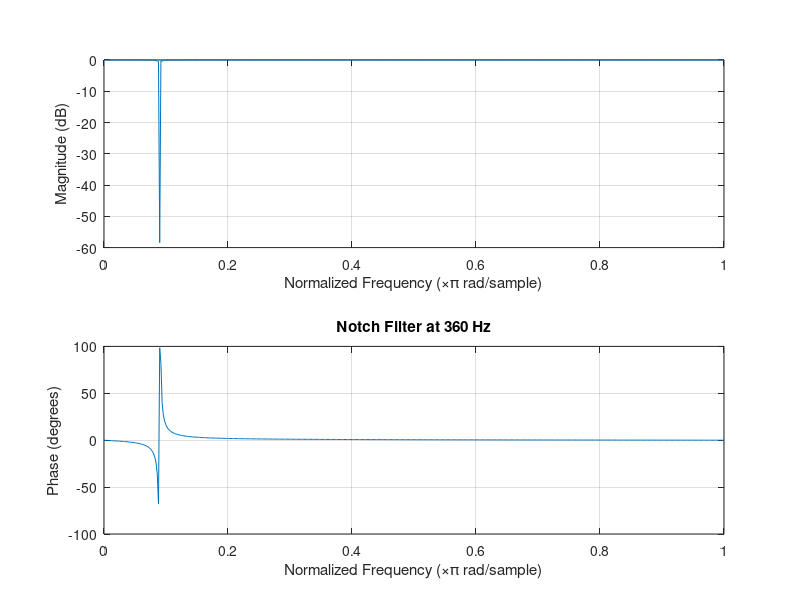
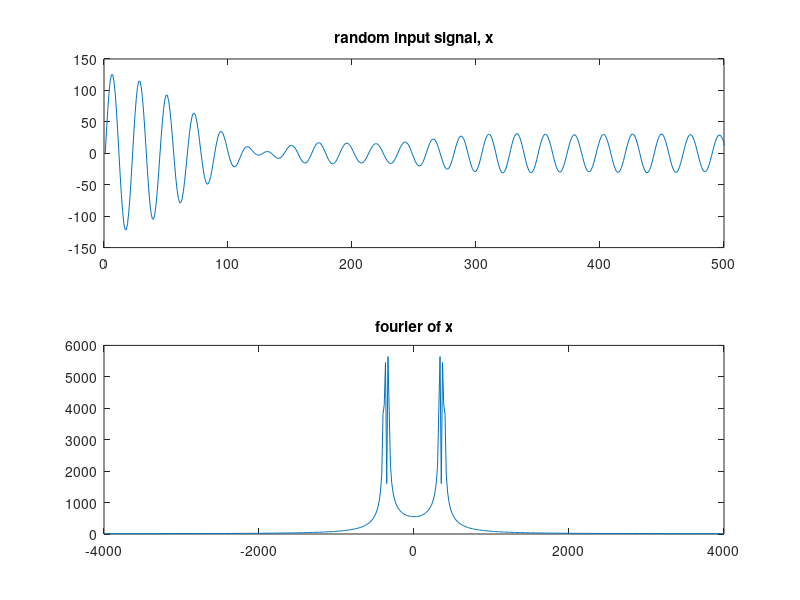
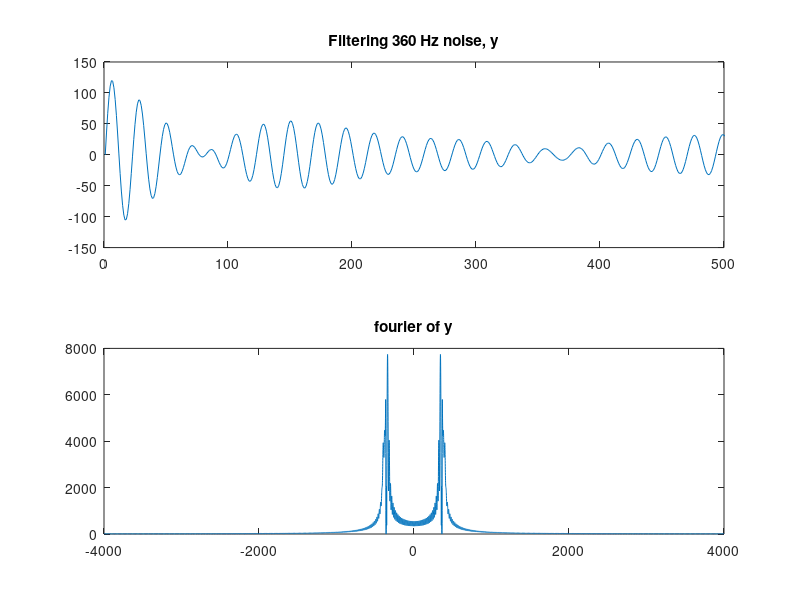

These charts were generated, in order, by the following MATLAB code:
clc;
clear;
%% filter design
Fs=8000;
Ap=0.5;
ws=[355 365]/4000;
[bn,an]=cheby1(3,Ap,ws,'stop');
freqz(bn,an);
title('Notch Filter at 360 Hz')
figure;

%% input signal say from 320 Hz to 400 Hz
for i=1:50
    freq(i)=320+80.*rand;
end

n=0:500;
xn=0;

for i=1:50
    xn=xn+(5*sin(2*pi*freq(i).*n/Fs).*rand);
end

Xs=fftshift(fft(xn));

subplot(2,1,1);
plot(xn)
xlim([0 500]);
title('random input signal, x');
subplot(2,1,2);
plot(linspace(-4000,4000,length(Xs)),abs(Xs))
title('fourier of x');
figure;

%% filtering out 360Hz from x
hn=impz(bn,an);
yn=conv(xn,hn);
Ys=fftshift(fft(yn));

subplot(2,1,1);
plot(yn)
xlim([0 500]);
title('Filtering 360 Hz noise, y');
subplot(2,1,2);
plot(linspace(-4000,4000,length(Ys)),abs(Ys))
title('fourier of y');
